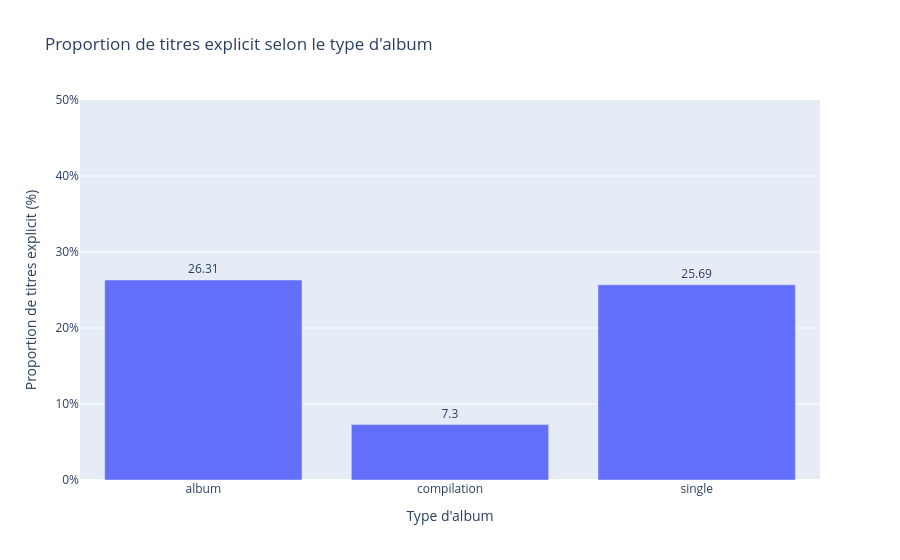

The cell this chart's notebook holds for it:
### Markdown cell above
### Graphique (bar chart)

### Code cell
proportion_album = df_spotify.groupby("album_type")["explicit"].mean() * 100

fig = px.bar(
    x=proportion_album.index,
    y=proportion_album.values,
    labels={"x": "Type d'album","y": "Proportion de titres explicit (%)"},
    title="Proportion de titres explicit selon le type d'album",
    text=proportion_album.values.round(2))

fig.update_traces(textposition="outside",hovertemplate="%{x}<br>Proportion explicit : %{y:.2f}%<extra></extra>")

fig.update_yaxes(
    range=[0, 50],
    ticksuffix="%")

fig.show()

### Figure 1 — Plotly figure (JSON) as saved in the notebook; plotly's stock layout.template omitted (floating-point values rounded to 4 significant figures)
{"data": [{"hovertemplate": "%{x}<br>Proportion explicit : %{y:.2f}%<extra></extra>", "legendgroup": "", "marker": {"color": "#636efa", "pattern": {"shape": ""}}, "name": "", "orientation": "v", "showlegend": false, "text": [26.31, 7.3, 25.69], "textposition": "outside", "type": "bar", "x": ["album", "compilation", "single"], "xaxis": "x", "y": [26.31, 7.298, 25.69], "yaxis": "y"}], "layout": {"barmode": "relative", "legend": {"tracegroupgap": 0}, "title": {"text": "Proportion de titres explicit selon le type d'album"}, "xaxis": {"anchor": "y", "domain": [0, 1], "title": {"text": "Type d'album"}}, "yaxis": {"anchor": "x", "domain": [0, 1], "range": [0, 50], "ticksuffix": "%", "title": {"text": "Proportion de titres explicit (%)"}}}}
